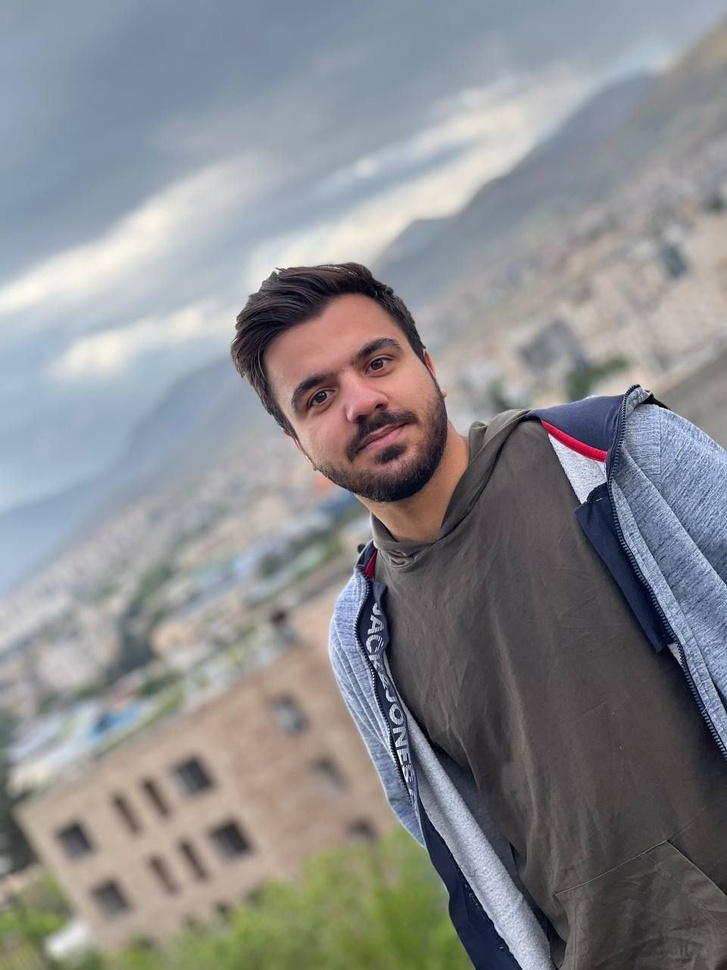
#> input picture 08-ComputerVision/HW1/Q1/input_image.jpg, 727 x 970 px, shrunk from 960 x 1280 before the run
$ jupyter execute Q1.ipynb   (older library calls are emulated)
#> lines starting #> are read from the running program, lines starting #| are printed output that depends on the picture; after the words box and inside, x2 and y2 are one past the last pixel; in counts of white or black regions, pixels touching at a corner belong together
# <html>

<div style="background-image: linear-gradient(to left, rgb(255, 255, 255), rgb(138, 136, 136)); width: auto; margin: 10px;">


</div>

<div   style:"text-align: center; background-image: linear-gradient(to left, rgb(255, 255, 255), rgb( 219, 204, 245  ));width: 400px; height: 30px; ">
<h1 style="font-family: Georgia; color: black; text-align: center; ">Course: Computer Vision </h1>

</div>
    <div   style:"border: 3px solid green;text-align: center; ">
<h1 style="font-family: Georgia; color: black; text-align: center; ">Project1 - Q1 </h1>

</div>

   <div>
<h1 style="font-family: Georgia; color: black; text-align: center; font-size:15px;">Mohammad Amanlou- sid:810100084 </h1>

</div>


</html>

**Report on Exercise: Implementation with and without Libraries**

In this report, I have explored both approaches to implement the exercise. First, I completed the implementation using popular computer vision libraries such as OpenCV and Scikit-Image. Then, in order to earn additional credit, I implemented all exercises from scratch without using any pre-built libraries. In this section, I only utilized the NumPy and SciPy libraries and did not use any other libraries.

By doing so, my goal was to provide a comprehensive analysis of two different methods for solving problems related to computer vision.

## 📸 Library-Based Implementation Using OpenCV and NumPy

This section demonstrates a full implementation using widely used computer vision libraries. In this version, we load the image, create binary, grayscale, and color versions, adjust the contrast (both increasing and decreasing) of the grayscale and color images, add brightness to the grayscale image, and finally apply salt-and-pepper noise to the original color image. All outputs are saved into a designated folder.

## 🌟 What is OpenCV (cv2)?

OpenCV (Open Source Computer Vision Library) is an open-source computer vision and machine learning software library. It provides a common infrastructure for computer vision applications and accelerates the use of machine perception in commercial products.

### 🔍 Explanation:
- **Image Loading:** The image is loaded from a specified path using OpenCV.
- **Format Conversion:**
  - A grayscale version is obtained by converting the color image.
  - A binary version is generated using a threshold value of 127.
- **Contrast Adjustment:**
  A linear contrast adjustment is applied. The midpoint (median intensity of the grayscale image) is used as the reference point. Two adjustments are computed: one with an increased contrast factor (1.5) and one with a decreased contrast factor (0.5).
- **Brightness Enhancement:**
  For the grayscale image, every pixel value is increased by 20 (with clamping between 0 and 255).
- **Salt & Pepper Noise Addition:**
  A function adds noise by randomly setting 2% of the pixels to white (salt) and 2% to black (pepper).
- **Output:**
  All generated images are written to the output folder.

[cell 1]
import cv2
import numpy as np
import os

image_path = 'input_image.jpg'
output_folder = "output_lib"
os.makedirs(output_folder, exist_ok=True)

img_color = cv2.imread(image_path, cv2.IMREAD_COLOR)
#> img_color is the input picture: shape (970, 727, 3); mean B, G, R 141.1, 138.5, 137.9
if img_color is None:
    print("Error: Image not loaded.")
    exit()

img_gray = cv2.cvtColor(img_color, cv2.COLOR_BGR2GRAY)
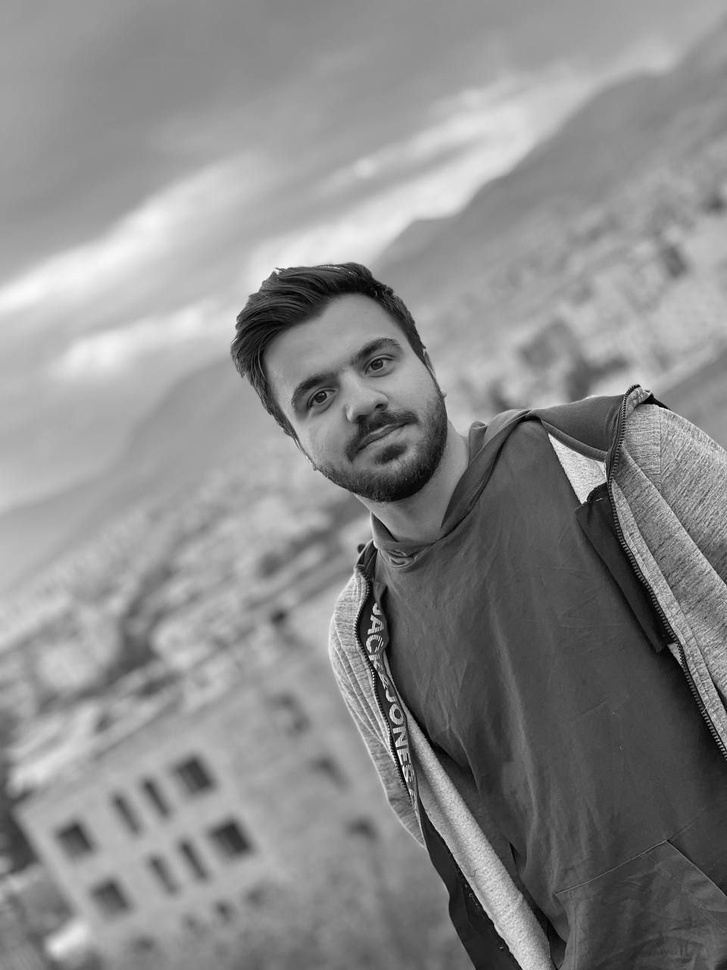
#> img_gray: shape (970, 727); min 1, max 253, mean 138.6
_, img_binary = cv2.threshold(img_gray, 127, 255, cv2.THRESH_BINARY)
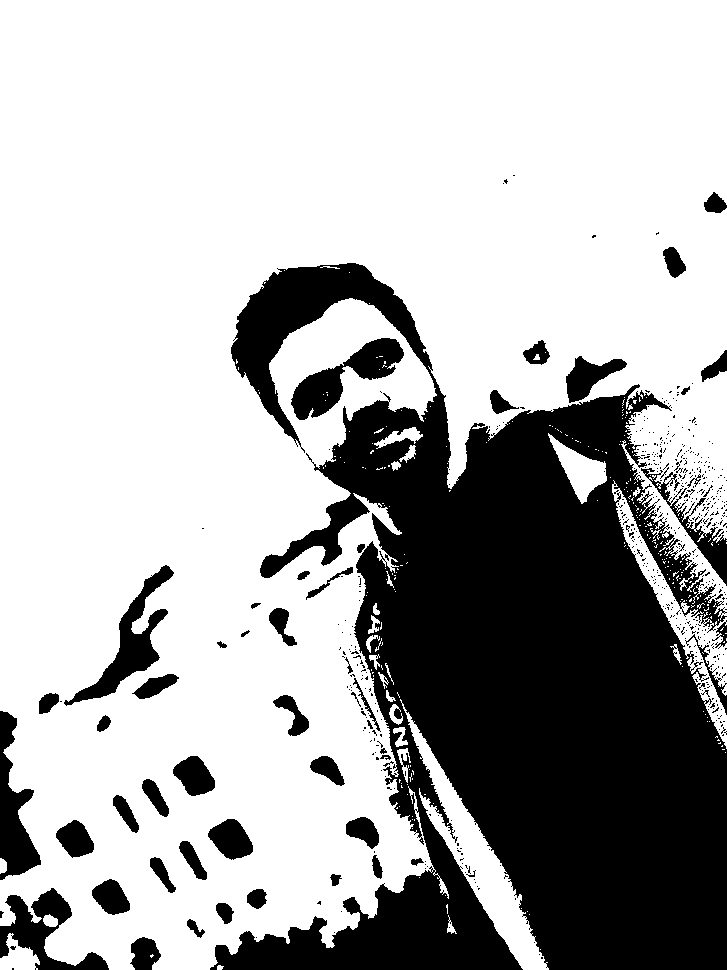
#> img_binary: shape (970, 727); 69.3% white; 584 black regions (532 under 20 px), largest, box (x1, y1, x2, y2) and area: (210, 263, 727, 970) 184085, (64, 565, 174, 706) 3526, (291, 338, 404, 420) 3478

cv2.imwrite(os.path.join(output_folder, 'binary.jpg'), img_binary)
cv2.imwrite(os.path.join(output_folder, 'grayscale.jpg'), img_gray)
cv2.imwrite(os.path.join(output_folder, 'color.jpg'), img_color)

def adjust_contrast(image, factor, reference):
    adjusted = (image.astype(np.float32) - reference) * factor + reference
    return np.clip(adjusted, 0, 255).astype(np.uint8)

med_gray = np.median(img_gray)
#> med_gray = 150

contrast_increase_gray = adjust_contrast(img_gray, 1.5, med_gray)
contrast_decrease_gray = adjust_contrast(img_gray, 0.5, med_gray)
cv2.imwrite(os.path.join(output_folder, 'gray_contrast_increased.jpg'), contrast_increase_gray)
cv2.imwrite(os.path.join(output_folder, 'gray_contrast_decreased.jpg'), contrast_decrease_gray)

contrast_increase_color = adjust_contrast(img_color, 1.5, med_gray)
#> call 3 of adjust_contrast, with factor = 1.5, reference = 150
contrast_decrease_color = adjust_contrast(img_color, 0.5, med_gray)
#> call 4 of adjust_contrast, with factor = 0.5, reference = 150
cv2.imwrite(os.path.join(output_folder, 'color_contrast_increased.jpg'), contrast_increase_color)
cv2.imwrite(os.path.join(output_folder, 'color_contrast_decreased.jpg'), contrast_decrease_color)

bright_gray = np.clip(img_gray.astype(np.int16) + 20, 0, 255).astype(np.uint8)
cv2.imwrite(os.path.join(output_folder, 'gray_brightness_plus20.jpg'), bright_gray)

def salt_and_pepper(image, noise_level=0.02):
#> called with noise_level = 0.02
    noisy = image.copy()
    num_pixels = image.shape[0] * image.shape[1]
#> num_pixels = 705190
    num_noisy = int(noise_level * num_pixels)
#> num_noisy = 14103
    coords = [np.random.randint(0, i, num_noisy) for i in image.shape[:2]]
    noisy[coords[0], coords[1]] = 255
    coords = [np.random.randint(0, i, num_noisy) for i in image.shape[:2]]
    noisy[coords[0], coords[1]] = 0
    return noisy

noisy_color = salt_and_pepper(img_color, 0.02)
cv2.imwrite(os.path.join(output_folder, 'color_salt_and_pepper.jpg'), noisy_color)

print("Library-based processing complete. Check folder '{}'.".format(output_folder))

# Image Processing Project Report 🚀

I developed this project entirely from scratch using **NumPy** and the new **ImageIO** library. Here’s a detailed report about my approach, the challenges I encountered with SciPy, and an explanation of the code I wrote.

## 🛠️ Why Not Use SciPy for Image I/O?

- **SciPy Deprecation Issue:**
  SciPy’s traditional image I/O functions like `scipy.misc.imread` and `scipy.misc.imsave` have been removed in newer versions. This posed a significant challenge because the assignment initially required using only basic libraries. Since relying on an older version of SciPy was not an option, I needed an alternative.

- **Solution with ImageIO:**
  I opted for **ImageIO**, a modern and robust library that supports reading and writing popular image formats (including JPG) while still keeping the implementation minimal. With ImageIO, I was able to read the input image and write all processed images in JPG format, meeting all requirements.

---

## 💻 Code Explanation

I wrote the complete code from scratch with the following key steps:

1. **Image Loading:**
   - I used `imageio.imread("input_image.jpg")` to load the input JPG image into a NumPy array.

2. **Image Conversions:**
   - **Grayscale:** I converted the RGB image to grayscale using the standard luminance formula implemented with `np.dot`.
   - **Binary:** I generated a binary image by thresholding the grayscale image at 127. Pixel values above 127 were set to 255 (white), and those below were set to 0 (black).

3. **Contrast Adjustment:**
   - I defined a function that adjusts image contrast via a linear transformation
   - The median of the grayscale image serves as the reference point to balance the transformation.
   - I applied this function to both the grayscale and the original color image, generating two versions for each: one with increased contrast and one with decreased contrast.

4. **Brightness Enhancement:**
   - I increased the brightness of the grayscale image by adding 20 to each pixel value. The result was clamped to ensure that the values remained within the 0-255 range.

5. **Salt-and-Pepper Noise:**
   - I implemented a function that randomly adds salt-and-pepper noise by setting 2% of the pixels to white (salt) and another 2% to black (pepper).

6. **Output Saving:**
   - Each processed image was saved as a JPG file in the output directory using `imageio.imwrite`.

[cell 2]
import imageio
import numpy as np
import os

os.makedirs("output_imageio", exist_ok=True)
img_color = imageio.imread("input_image.jpg")
def rgb2gray(rgb):
    return np.dot(rgb[...,:3], [0.2989, 0.5870, 0.1140])
#> returned value: shape (970, 727) float64
img_gray = rgb2gray(img_color).astype(np.uint8)
img_binary = ((img_gray > 127) * 255).astype(np.uint8)
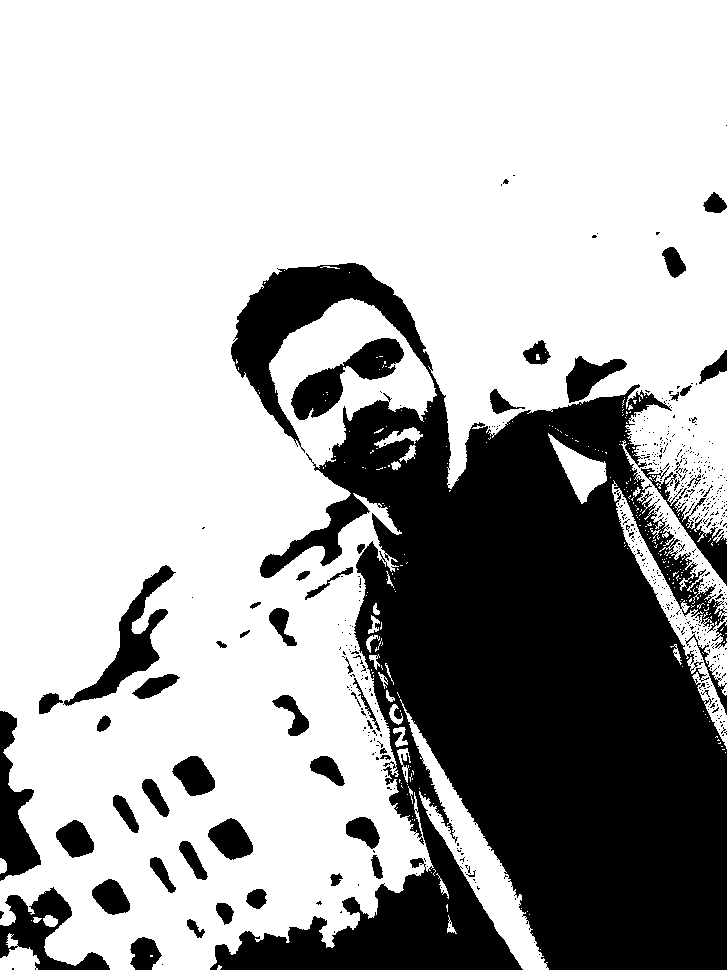
#> img_binary: shape (970, 727); 69.1% white; 576 black regions (520 under 20 px), largest, box (x1, y1, x2, y2) and area: (210, 263, 727, 970) 184602, (63, 565, 176, 706) 3595, (291, 338, 404, 420) 3496
imageio.imwrite(os.path.join("output_imageio", "color.jpg"), img_color)
imageio.imwrite(os.path.join("output_imageio", "grayscale.jpg"), img_gray)
imageio.imwrite(os.path.join("output_imageio", "binary.jpg"), img_binary)
def adjust_contrast(image, factor, reference):
    adjusted = (image.astype(np.float32) - reference) * factor + reference
    return np.clip(adjusted, 0, 255).astype(np.uint8)
median_val = np.median(img_gray)
#> median_val = 149
gray_contrast_increased = adjust_contrast(img_gray, 1.5, median_val)
gray_contrast_decreased = adjust_contrast(img_gray, 0.5, median_val)
imageio.imwrite(os.path.join("output_imageio", "gray_contrast_increased.jpg"), gray_contrast_increased)
imageio.imwrite(os.path.join("output_imageio", "gray_contrast_decreased.jpg"), gray_contrast_decreased)
color_contrast_increased = adjust_contrast(img_color, 1.5, median_val)
#> call 3 of adjust_contrast, with factor = 1.5, reference = 149
#> in adjust_contrast (call 3), `return np.clip(adjusted, 0, 255).astype(np.uint8)`:
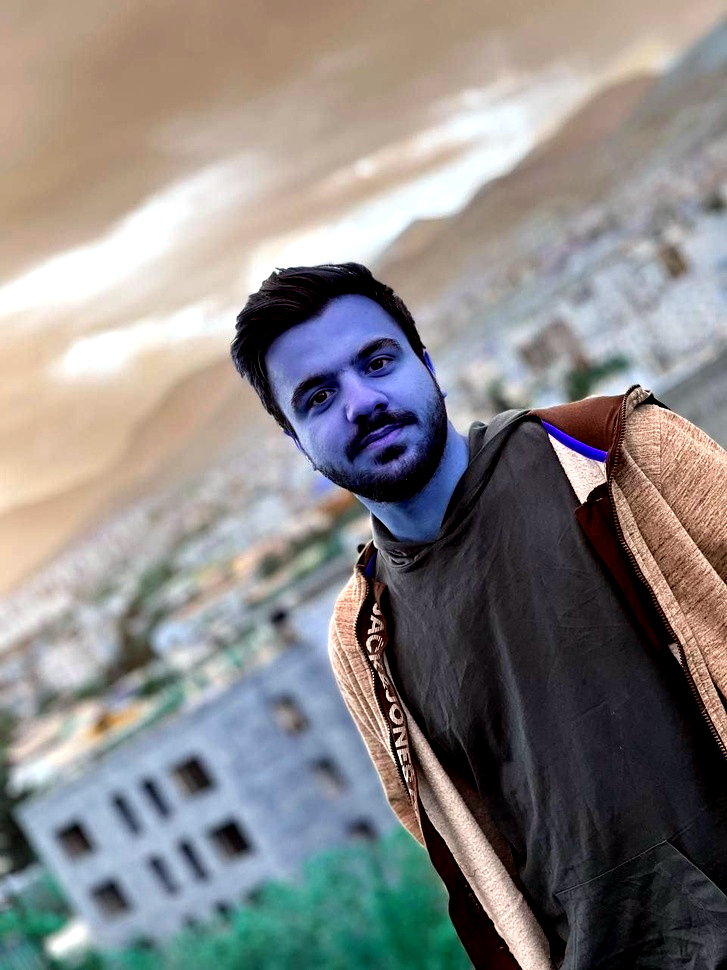
#> returned value: shape (970, 727, 3); mean of channels 0, 1, 2 132.9, 133.9, 137.2; drawn as B, G, R
color_contrast_decreased = adjust_contrast(img_color, 0.5, median_val)
#> call 4 of adjust_contrast, with factor = 0.5, reference = 149
#> in adjust_contrast (call 4), `return np.clip(adjusted, 0, 255).astype(np.uint8)`:
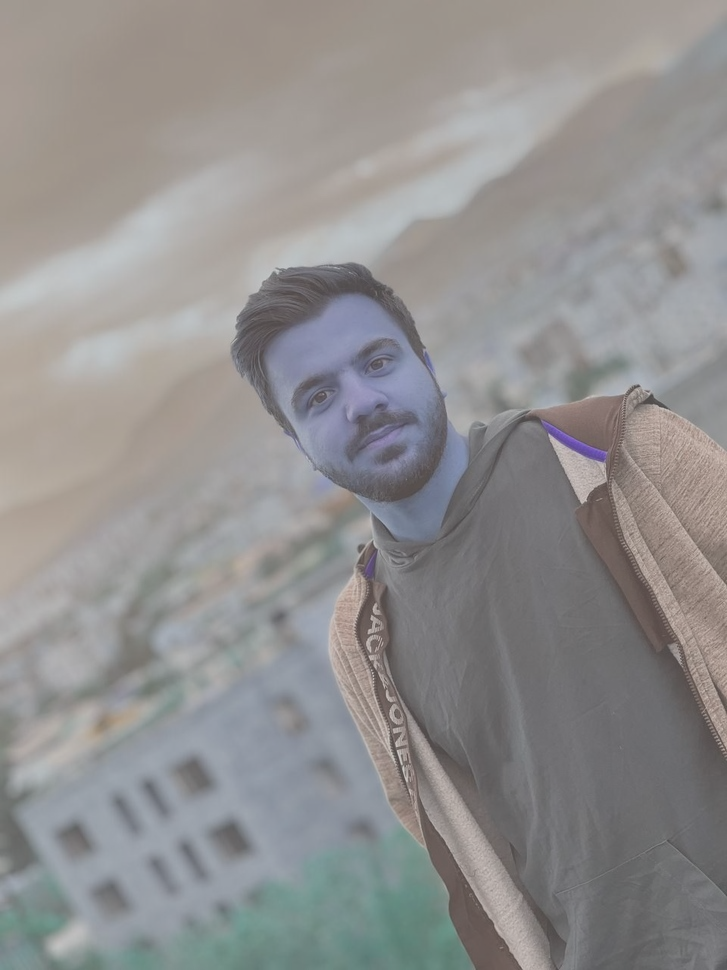
#> returned value: shape (970, 727, 3); mean of channels 0, 1, 2 143.2, 143.5, 144.8; drawn as B, G, R
imageio.imwrite(os.path.join("output_imageio", "color_contrast_increased.jpg"), color_contrast_increased)
imageio.imwrite(os.path.join("output_imageio", "color_contrast_decreased.jpg"), color_contrast_decreased)
bright_gray = np.clip(img_gray.astype(np.int16) + 20, 0, 255).astype(np.uint8)
imageio.imwrite(os.path.join("output_imageio", "gray_brightness_plus20.jpg"), bright_gray)
def salt_and_pepper(image, noise_level=0.02):
#> called with noise_level = 0.02
    noisy = image.copy()
    num_pixels = image.shape[0] * image.shape[1]
#> num_pixels = 705190
    num_noisy = int(noise_level * num_pixels)
    coords = [np.random.randint(0, s, num_noisy) for s in image.shape[:2]]
    if image.ndim == 3:
        noisy[coords[0], coords[1], :] = 255
    else:
        noisy[coords[0], coords[1]] = 255
    coords = [np.random.randint(0, s, num_noisy) for s in image.shape[:2]]
    if image.ndim == 3:
        noisy[coords[0], coords[1], :] = 0
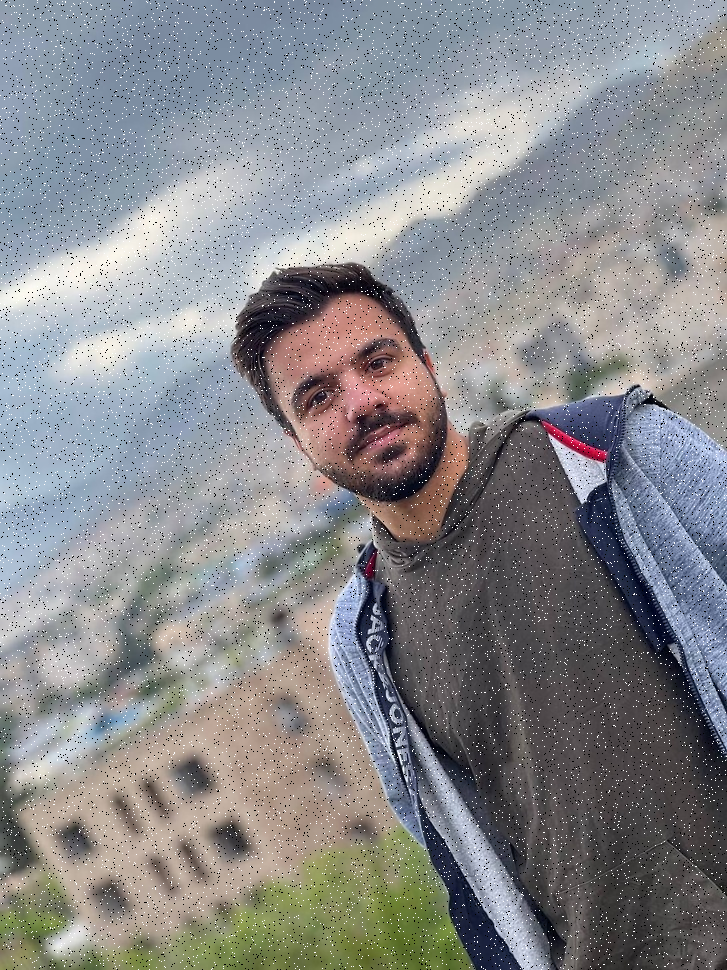
#> noisy: shape (970, 727, 3); mean R, G, B 137.4, 138, 140.5
    else:
        noisy[coords[0], coords[1]] = 0
    return noisy
noisy_color = salt_and_pepper(img_color, 0.02)
imageio.imwrite(os.path.join("output_imageio", "color_salt_and_pepper.jpg"), noisy_color)
print("Processing complete. Check the 'output_imageio' folder for output images.")
